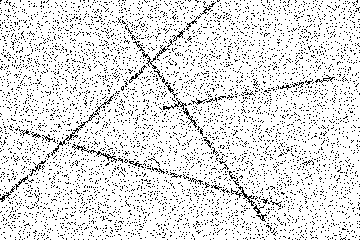
#> input picture Abgabe_5/noisy-lines.tif, 360 x 240 px
$ jupyter execute abgabe5.ipynb
#> lines starting #> are read from the running program, lines starting #| are printed output that depends on the picture
[cell 1]
import numpy as np
from skimage import io
import matplotlib.pyplot as plt
import math

## Aufgabe 2/3

[cell 2]
img = io.imread("noisy-lines.tif")
#> img: shape (240, 360); 88.2% white; black in thin lines or dots

def rgb_2_gray(img, mode='lut'):
    if img.ndim == 2:
        # Bild ist schon in grayscale
        return img
    elif img.ndim == 3:
        if mode == 'lut':
            return np.round(img[:,:,0] * 0.2126 + img[:,:,1] * 0.7152 + img[:,:,2] * 0.0722)
        else:
            return np.round(img[:,:,0] * 0.2126 + img[:,:,1] * 0.587 + img[:,:,2] * 0.114)

# binarisieren
def sobel(img, filter):
    height, width = img.shape
#> height = 240; width = 360
    filter_h, filter_w = filter.shape

    s = 1.0 if np.sum(filter) == 0 else 1.0 / np.sum(filter)

    # filter matrix (2K+1)×(2L+1) (radius)
    K = filter_w // 2
    L = filter_h // 2

    filtered_img = np.zeros((height - 2 * K, width - 2 * L))

    for v in range(L, height - L):  #über Zeilen
        for u in range(K, width - K):  #über Spalten
            value = 0.0
            for j in range(-L, L + 1):  #über Filterzeilen
                for i in range(-K, K + 1):  #über Filterspalten
                    value += img[v + j, u + i] * filter[j + L , i + K]
            filtered_img[v - L , u - K] = s * value
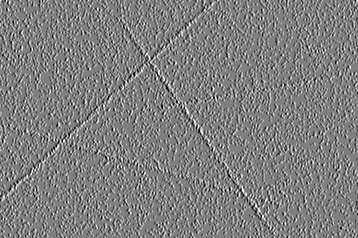
#> filtered_img: shape (238, 358) float64; min -1020, max 1020, mean 0.1; drawn with min black and max white

    filtered_img = np.clip(filtered_img, 0, 255).astype(np.uint8)
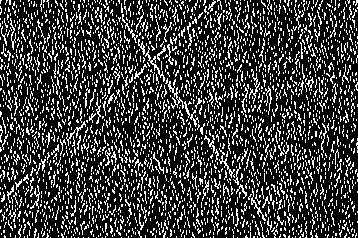
#> filtered_img: shape (238, 358); 23.2% white in thin lines or dots

    return filtered_img

filter_x = np.array([[ -1,  0,  1],
                     [ -2,  0,  2],
                     [ -1,  0, 1]])

filter_y = np.array([[ -1, -2, -1],
                     [  0,  0, 0],
                     [  1,  2, 1]])

gray = rgb_2_gray(img)
edges_x = sobel(gray, filter_x)
edges_y = sobel(gray, filter_y)
#> after the loop in sobel (call 2), `for v in range(L, height - L):`:
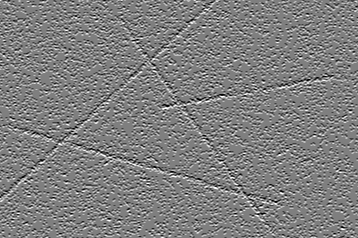
#> filtered_img: shape (238, 358) float64; min -1020, max 1020, mean 0.2; drawn with min black and max white
#> in sobel (call 2), `filtered_img = np.clip(filtered_img, 0, 255).astype(np.uint8)`:
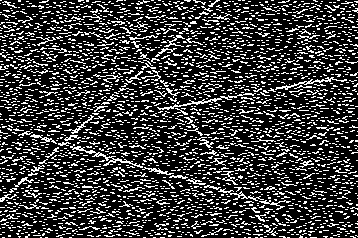
#> filtered_img: shape (238, 358); 23.1% white in thin lines or dots
edges = np.hypot(edges_x, edges_y)
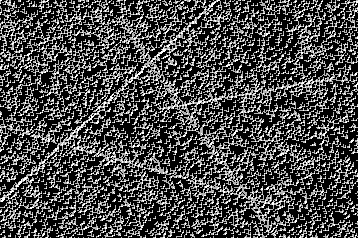
#> edges: shape (238, 358) float16; min 0, max 360.5, mean 104.8; drawn with min black and max white
binary_image = (edges > 50).astype(np.uint8)  # Schwellenwert
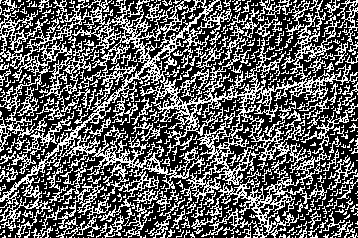
#> binary_image: shape (238, 358); values 0 (black) and 1 (white), 37.4% white in thin lines or dots

# Hough-Transformation
def linearHT(im_edge, angle_steps, radius_stepsize):
#> called with angle_steps = 100, radius_stepsize = 100
    height, width = im_edge.shape
#> height = 238; width = 358
    x_ctr = width // 2
#> x_ctr = 179
    y_ctr = height // 2
#> y_ctr = 119

    nAng = angle_steps
    dAng = math.pi / nAng

    nRad = radius_stepsize
    r_max = math.hypot(x_ctr, y_ctr)
#> r_max = 214.9
    dRad = (2*r_max) / nRad
#> dRad = 4.3

    hough_array = np.zeros((nAng, nRad), dtype=int)


    # Begüm my guy passt der Schwellwert so?
    threshold_rate = 0.85

    # Hough-Akkumulator
    for v in range(height):
        for u in range(width):
            if im_edge[v,u] > 0:  # nur Kantenpixel berücksichtigen
                # vom Mittelpunkt berechnen (macht HT symmetrischer)
                x = u-x_ctr
                y = v-y_ctr
                for a in range(nAng):
                    theta = dAng * a  # aktuellen Winkel 𝜃 berechnen
                    r = (x*math.cos(theta) + y*math.sin(theta)) / dRad  # Hesse'sche NF
                    r_idx = int(round(r+nRad/2))  # in pos Bereich verschieben
                    if 0 <= r_idx < nRad:
                        # Gerade wird von weiterem Kantenpunkt unterstützt (mit gleichem Winkel und Radius)
                        hough_array[a, r_idx] += 1
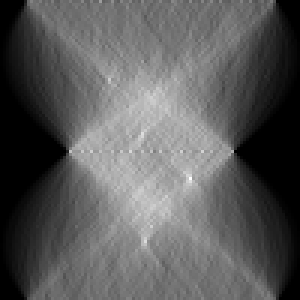
#> hough_array: shape (100, 100) int64 (shown 3 times larger); min 0, max 887, mean 318.9; drawn with min black and max white


    # Schwellwertoperation
    max_value = np.max(hough_array)
#> max_value = 887
    threshold = max_value*threshold_rate
#> threshold = 753.9
    hough_array[hough_array < threshold] = 0

    return hough_array


houghArray = linearHT(binary_image, 100, 100)
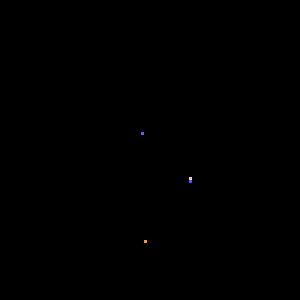
#> houghArray: shape (100, 100) int64 (shown 3 times larger); 5 distinct labels, from 0 to 887; one colour per label, 0 black

plt.figure(figsize=(12, 4))
plt.title("Hough-Transformation (mit Schwellwert)")
plt.imshow(houghArray)
plt.axis('off')
